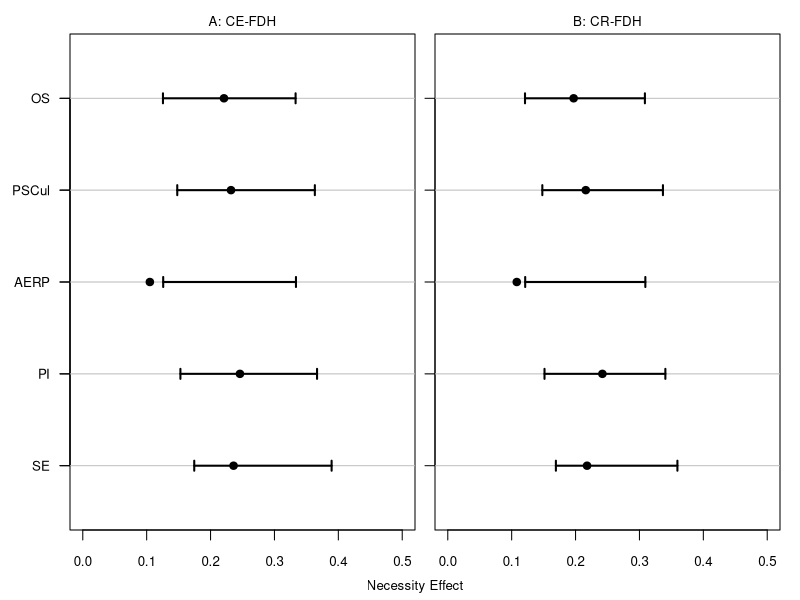

The R source for this figure: (Note: this script raises an error after producing the figure.)

############################# BIENVENUE #############################

############# I SOLEMNLY SWEAR THAT I AM UP TO NO GOOD ##############

#################################
## Loading packages

library(MASS)
library(lavaan)

################################
## The NCArigour function
## Estimates expected necessity effect due to correlation between X and Y
## The following values are plugged into the function:
## n = sample size
## rxy = empirical correlation between X and Y
## dnecc = empirical necessity effect
## ci.req = requested confidence interval (default = 0.95)
## cr_fdh = T if estimating CR-FDH (default) and cr_fdh = F if estimating CE-FDH
## R = number of simulated datasets (default = 1000)
## silent = F if printing results and silent = T if not

NCArigour <- function(n,rxy,dnecc,ci.req=0.95,cr_fdh=T,R=1000,silent=F){
  
  rm <- matrix(c(1,rxy,rxy,1),nrow=2) ## correlation matrix
  
  simres <- unlist(sapply(1:R, function(i){ ## for each simulation
    set.seed(i) ## for reproducibility
    df <- data.frame(mvrnorm(n=n,mu=c(0,0),Sigma=rm,empirical=T)) ## the data
    
    names(df) <- c("x","y") ## naming variables in data
    
    x.max <- max(df$x)
    y.max <- max(df$y)
    x.min <- min(df$x)
    y.min <- min(df$y)
    
    scope <- (x.max-x.min)*(y.max-y.min)
    
    sx <- df$x[order(df$x)] ## sorted X
    sy <- df$y[order(df$x)] ## Y in the order of sorted X
    
    cmy <- cummax(sy) ## cumulative max on the Y-variable
    cp <- ifelse(sy>=cmy,1,0) ## if the Y-value is a ceiling point
    
    cx <- sx[cp==1] ## X-values for ceiling points
    cy <- sy[cp==1] ## Y-values for ceiling points
    
    minx <- which(df$x==min(df$x))
    maxy <- which(df$y==max(df$y))
    same <- sum(minx %in% maxy)
    
    if(same>0) nec <- 0
    
    if(same==0){
      
      if(cr_fdh==F){
        
        numc <- length(cx)
        x.base <- cx[2:numc] - cx[1:(numc-1)]
        y.height <- y.max - cy[1:(numc-1)]
        nec <- sum(x.base*y.height) / scope
      }
      
      if(cr_fdh==T){
        
        fitc <- lm(cy ~ cx)
        ylim <- predict(fitc,newdata=data.frame(cx=x.min))
        xlim <- (y.max-fitc$coefficients[1])/fitc$coefficients[2]
        nec <- (0.5 * (y.max-ylim) * (xlim-x.min)) / scope
      }
    }
    
    return(nec) ## returns the necessity effect
  }))
  
  d <- mean(simres, na.rm=T) ## mean/expected necessity effect across the R effects
  p1 <- (1-ci.req)/2 ## lower percentile
  p2 <- 1-p1 ## upper percentile
  ci <- quantile(simres, probs=c(p1,p2)) ## required percentile confidence interval
  pv <- round(sum(simres>dnecc, na.rm=T)/R,3) ## frequency of effects stronger than the empirical effect
  tx1 <- ifelse(pv<0.05,"null rejected","null retained") ## text if p < 0.05 or not
  tx2 <- ifelse(ci[2]<dnecc,"null rejected","null retained") ## text if empirical effect above range of spur. or not
  bm <- round(max(simres,na.rm=T),3) ## max spurious effect
  
  if(silent==F){ ## if printing the results
    
    cat("\n\n*****",
        "\nd(obs)=",round(dnecc,3),
        "\nmax(sim)=",bm,
        "\np(sim>d(obs))=",pv,
        "\n",tx1,
        "\n**",
        "\nd(sim)=",round(d,3),
        "\nci(percentile)=[",round(ci[1],3),",",round(ci[2],3),"]",
        "\n",tx2,
        "\n*****\n")
  }
  
  res <- c(d,ci,pv) ## what the function returns
  return(res)
}

#################################
## Data

n <- 326 ## sample size in Yang et al. (2026)

orvar <- c("OS","PSCul","AERP","PI","SE","PSC") ## order of variables

rm <- matrix(c(
  
  1.000, 0.463, 0.278, 0.380, 0.430, 0.482,
  0.463, 1.000, 0.316, 0.434, 0.482, 0.563,
  0.278, 0.316, 1.000, 0.526, 0.401, 0.484,
  0.380, 0.434, 0.526, 1.000, 0.405, 0.576,
  0.430, 0.482, 0.401, 0.405, 1.000, 0.637,
  0.482, 0.563, 0.484, 0.576, 0.637, 1.000),nrow=6)

rownames(rm) <- colnames(rm) <- orvar

#################################
## Figure 2

## Order of variables: orvar (see above)

rval <- rm[6,1:5] ## correlations with PSC

yl <- rev(orvar[1:5]) ## y-labels

numef <- length(yl) ## number of effects
upplim <- numef+0.5 ## adding some space

panlab <- c("A: CE-FDH", "B: CR-FDH") ## panel labels

sf <- 0.8 ## sizing factor

if(dev.cur()==2) dev.off() ## removing earlier plots
par(mar=c(1,1,1.2,0), oma=c(2.5,2.5,0.5,1), mfrow=c(1,2))

for (j in 1:2){
  
  if(j==1){ ## first CE-FDH
    dval <- c(0.221,0.232,0.105,0.246,0.236) ## effects 
    crval <- rep(0,5)
  }
  
  if(j==2){ ## then CR-FDH
    dval <- c(0.197,0.216,0.108,0.242,0.218) ## effects
    crval <- rep(1,5)
  }
  
  plot(c(0,0.5), c(0.5,upplim), type="n", xlab="", ylab="", yaxt="n",cex.axis=sf, las=1) ## empty plot
  axis(2,1:numef, labels=F,las=2, cex.axis=sf) ## Y-axis
  if(j==1) axis(2,1:numef, labels=yl,las=2, cex.axis=sf) ## Y-axis
  
  if(j==1) mtext("Necessity Effect", side = 1, line=1.2, outer=T, cex=sf) ## adding X-label
  mtext(panlab[j],3, line=0.2, cex=sf) ## panel label
  
  resemp <- t(sapply(1:numef,function(i){ ## for each necessity effect
    
    res <- NCArigour(n=n,rxy=rval[i],dnecc=dval[i],cr_fdh=crval[i],silent=F) ## applying the NCArigour function
    
    yval <- (numef+1)-i ## Y-value (reversed to start on top)
    
    abline(h=yval, col="gray") ## a thin gray line
    
    arrows(res[2],yval,res[3],yval,angle=90,length=0.05, code=3,lwd=2) ## range of spuriousness
    points(dval[i], yval, pch=21, col="black",bg="black") ## the empirical necessity effect
    
    return(res) ## returning the results by the NCArigour function
    
  }))
}

#################################
## Alternative model

spurmod <- "

## Loadings

GSE =~ OS+PSCul+AERP+PI+SE+PSC

## Correlated residuals

AERP ~~ PI
PI ~~ SE
OS ~~ PSCul

## (Error) variances

GSE ~~ 1*GSE
OS ~~ OS
PSCul ~~ PSCul
AERP ~~ AERP
PI ~~ PI
SE ~~ SE
PSC ~~ PSC

"

fit.spur <- lavaan(spurmod, sample.cov=rm, ## fitting model to data 
              sample.nobs=n, meanstructure=F)

summary(fit.spur, fit.measures=T, ci=T, standardized=T, rsq=T) ## the results


########################## MISCHIEF MANAGED #########################

############################# AU REVOIR #############################
